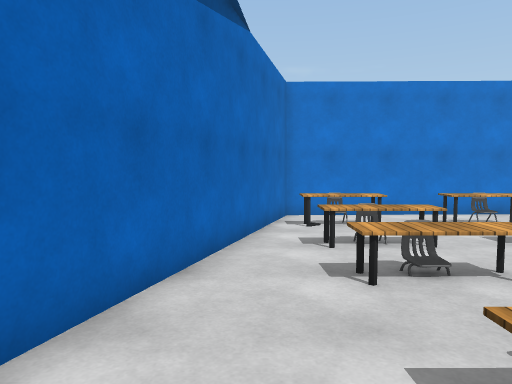
[1] (above)

24 first-person views from a walk through a 3-D level made in the Unity game engine. The camera is 1.3 m above the floor, tilts 4° down and sees 70° across. The floor is counted in squares, 1 m on a side. Each view is taken from the middle of a square. On the plan, view 1 faces up. The plan holds only what a view shows up to about 15 squares ahead; the rest is blank. The place goes on beyond the plan. The player character is not drawn. Door leaves are left out, so doorways stand open. Surface patterns are stand-ins for the level's own textures.

[2]
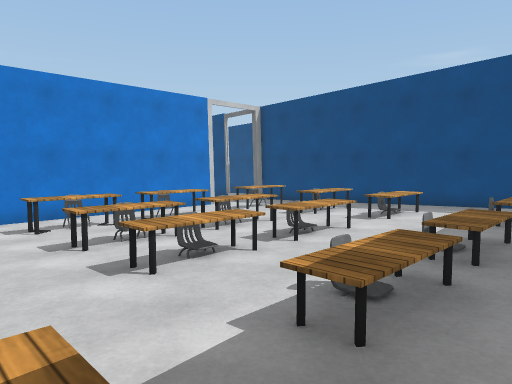

[3]
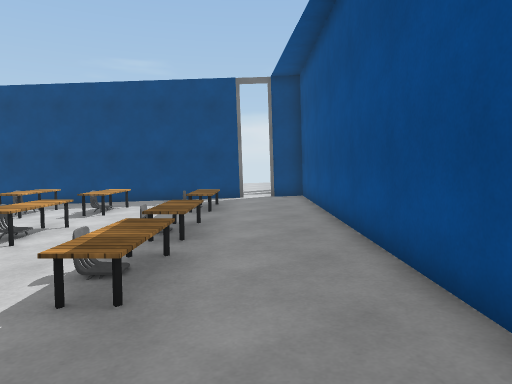

[4]
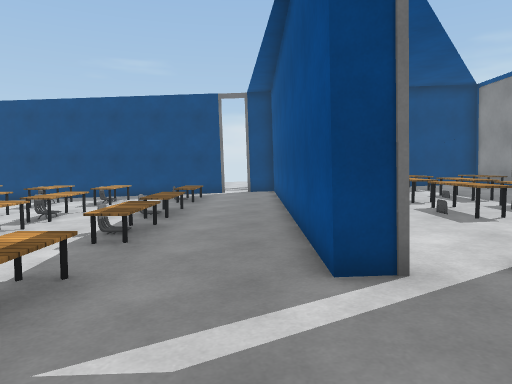

[5]
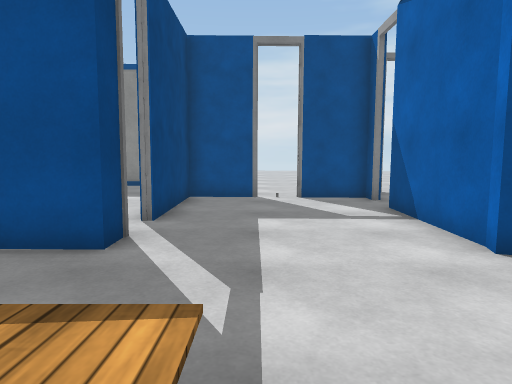

[6]
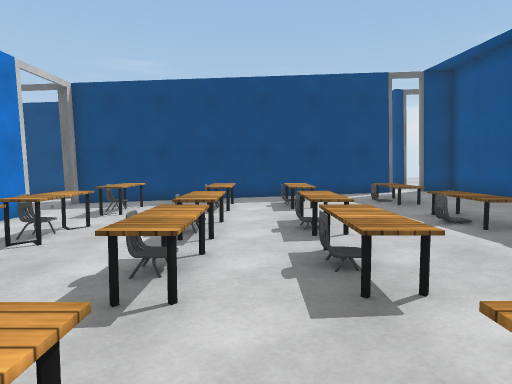

[7]
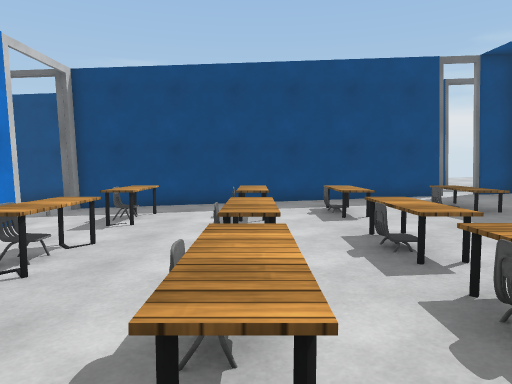

[8]
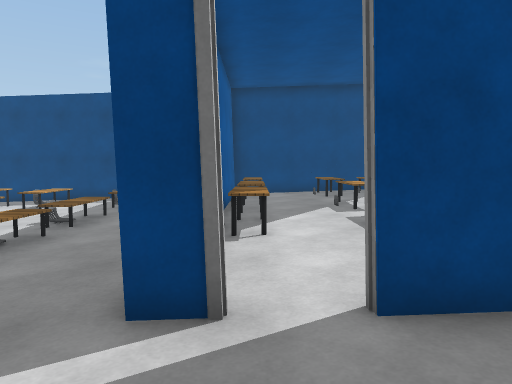

[9]
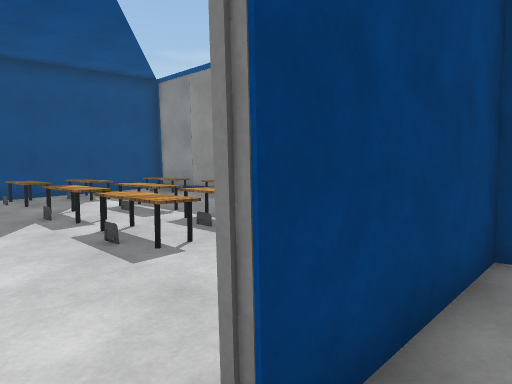

[10]
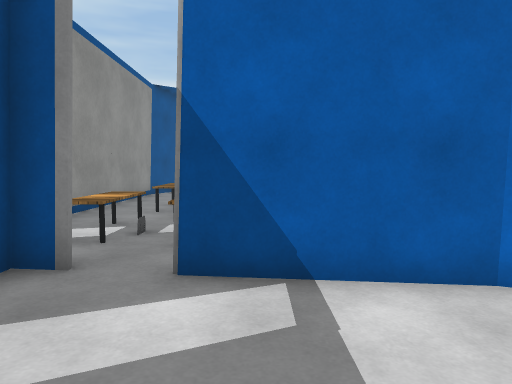

[11]
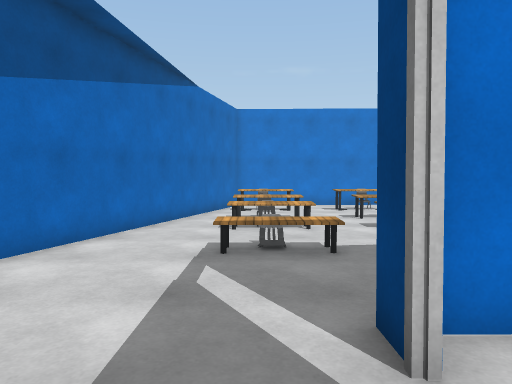

[12]
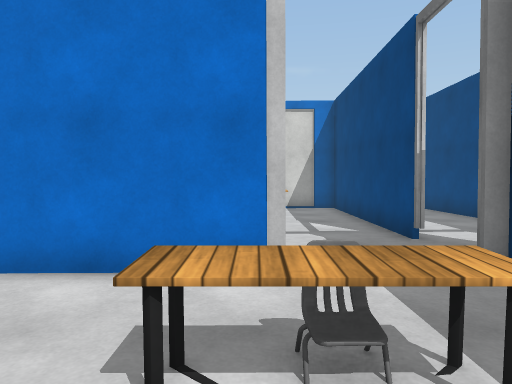

[13]
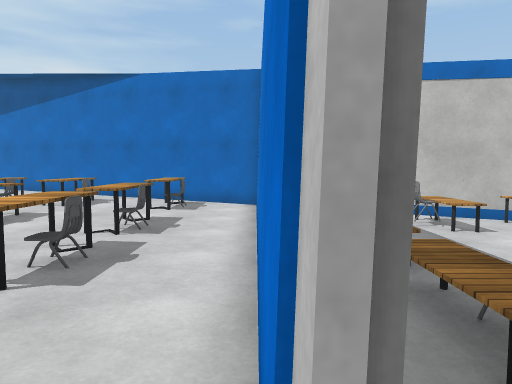

[14]
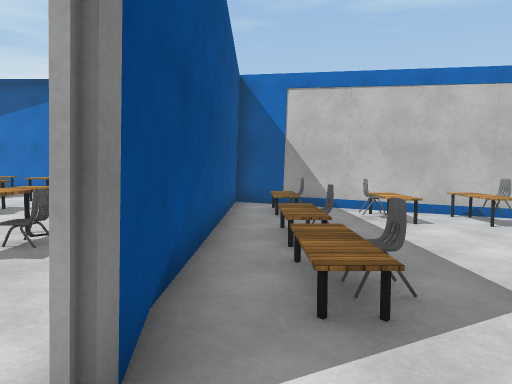

[15]
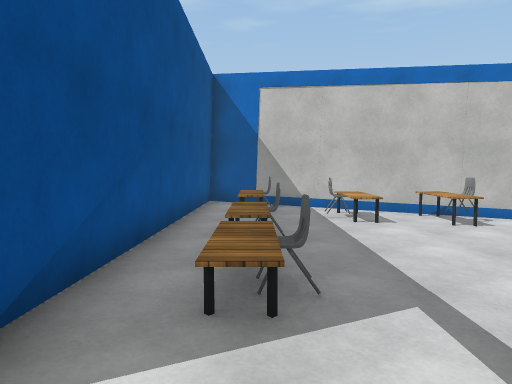

[16]
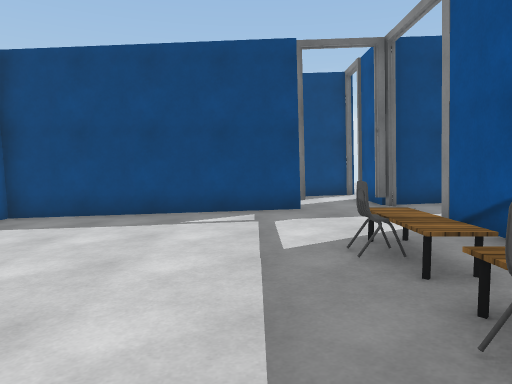

[17]
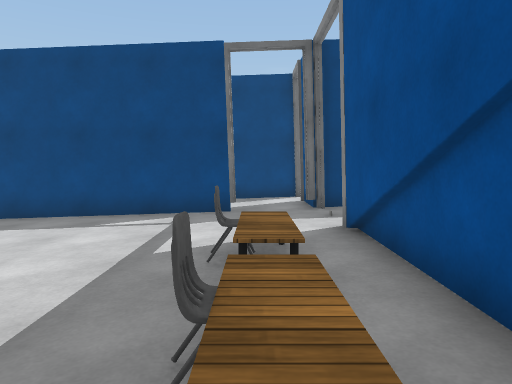

[18]
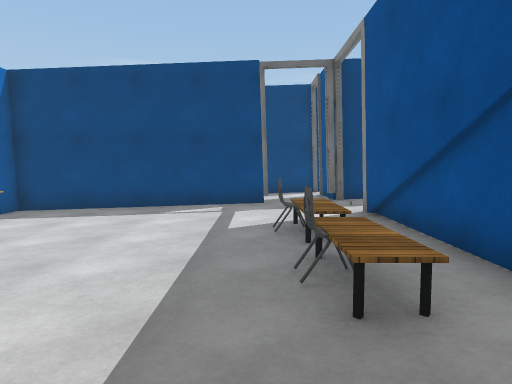

[19]
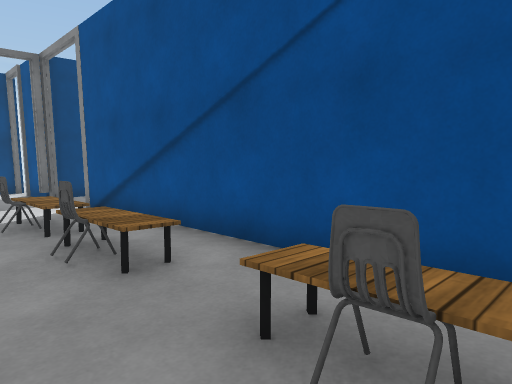

[20]
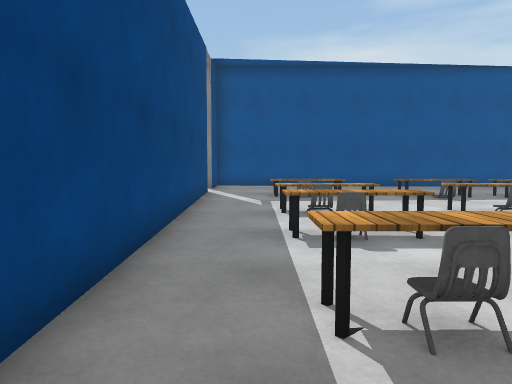

[21]
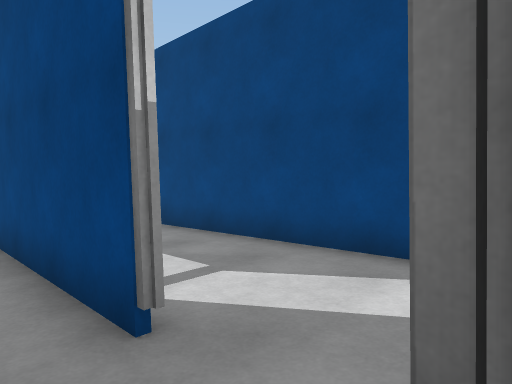

[22]
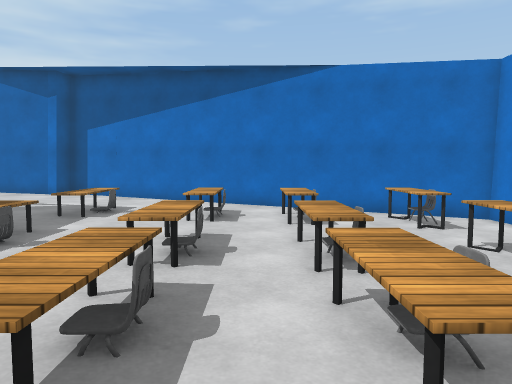

[23]
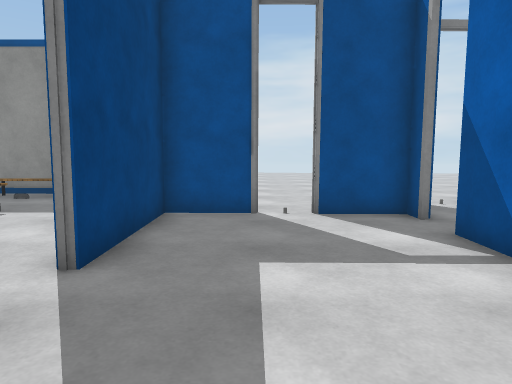

[24]
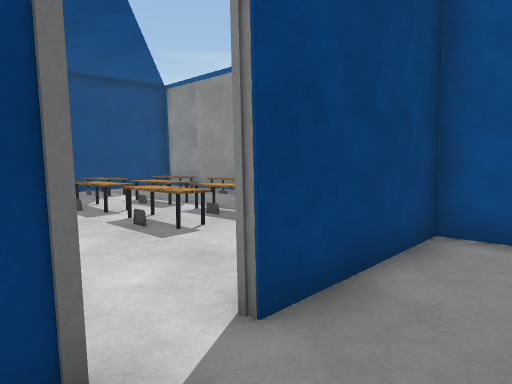

### Floor plan
Key: @ floor where view 1 was taken; # wall or solid block; x gap in a wall; . main floor; : floor 0.25 m higher than the main floor; - floor 0.25 m lower than the main floor; + floor 0.5 m higher than the main floor; _ floor 0.5 m lower than the main floor; < floor 0.75 m lower than the main floor; / step, stairs or slope; D open door; O other object.
Columns run from 8 left of view 1 to 20 right of it. Each row starts with its distance up from view 1.
 22            #<<      <<<<#   #
 21            #OO<<   <<<<<#  <#
 20            #OOO<<<<<<<<_#  _#
 19           ##<<<_________# __#
 18           #_OOO_________# __#
 17           #__O__________#___#
 16           #_____________D___#
 15          ##OOO_OOOOOO___DD__#
 14          #______________DD_DD
 13          #############__###DD
 12          #_______--------#
 11         ##O---OO-O---OO--#
 10         #OOO-OOOOOO-OOO--#
  9         #----------------#
  8        ##-O----O-O----O--#
  7        #-OOO-OOOOOO-OOO--#
  6        #-----------------#
  5        #-OOO-OOOOOO.OOO..#
  4       ##--OO..OO.OO..OO..#
  3       #..................#
  2       #..OO/.OO/.//..//..#
  1       #..O//..//.//..//..#
  0      ##.@................D.
 -1      ##..................#.
 -2      ##....######## ######
 -3       #....D.::OOOOOO:OOO
 -4       #::::x::::::::::::
 -5       #::::#::::::::::::
 -6   OOODD::::#:::OOOOOO:OOO#
 -7 O::::DD::::#:::::::::::::#
 -8 O:OOO:##:x## ::OOOOOO:OOO#
 -9 :::::## ::   :::::::::+  #
-10 ##      ::   ::+++++++++ #
-11         ++   D+/// //+//

Where each view was taken, in squares from view 1:
view 1: 0 up, 0 right, facing up
view 2: 0 up, 3 right, facing up-right
view 3: 0 up, 2 right, facing right
view 4: 1 down, 1 left, facing right
view 5: 3 up, 1 right, facing down
view 6: 6 up, 2 right, facing right
view 7: 7 up, 4 right, facing right
view 8: 3 down, 0 right, facing right
view 9: 3 down, 2 right, facing down-right
view 10: 5 down, 2 right, facing left
view 11: 5 down, 2 right, facing up
view 12: 8 up, 13 right, facing up
view 13: 13 up, 14 right, facing left
view 14: 14 up, 15 right, facing left
view 15: 15 up, 15 right, facing left
view 16: 17 up, 6 right, facing right
view 17: 15 up, 6 right, facing right
view 18: 16 up, 4 right, facing right
view 19: 17 up, 3 right, facing down-right
view 20: 13 up, 15 right, facing down
view 21: 13 up, 15 right, facing up-right
view 22: 6 up, 12 right, facing left
view 23: 0 up, 1 right, facing down
view 24: 2 down, 1 right, facing down-right
